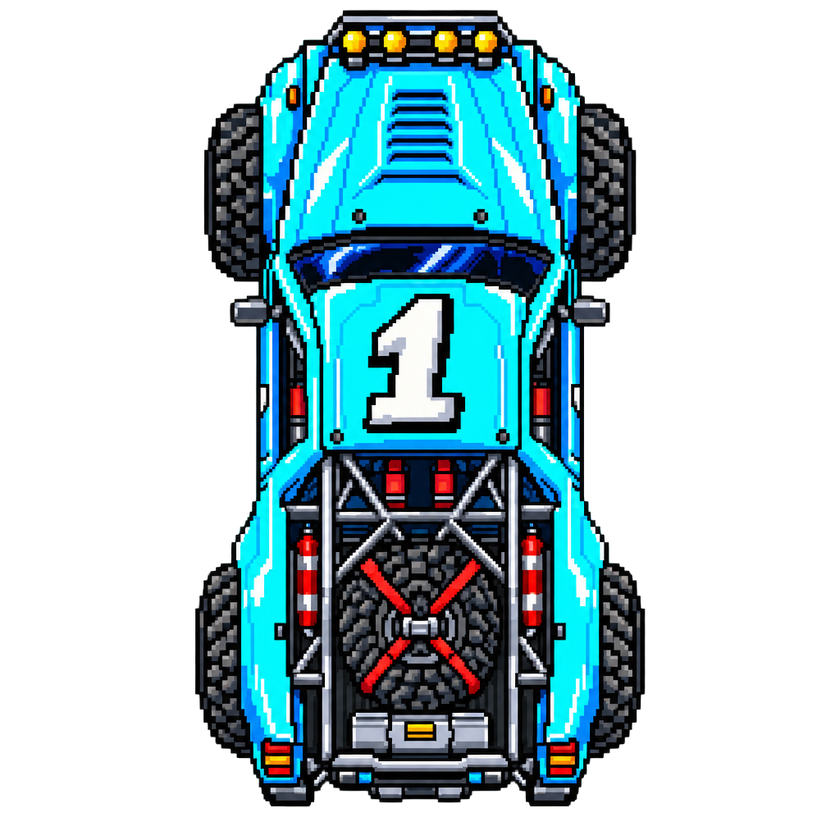
#> input picture assets/raw/trucks/truck-cyan-single.png, 840 x 840 px, shrunk from 1024 x 1024 before the run
$ python recolor.py
#> lines starting #> are read from the running program, lines starting #| are printed output that depends on the picture; after the words box and inside, x2 and y2 are one past the last pixel; in counts of white or black regions, pixels touching at a corner belong together
#!/usr/bin/env python3
"""Strip alpha halos from the generated truck PNGs and palette-swap the cyan truck into the other four colors.

Run from anywhere: python3 assets/raw/trucks/recolor.py
Only cyan-dominant pixels (hue within +-30 deg of #2EE6FF, saturation > 0.3) are shifted;
black outlines, greys, tyres, white number, yellow lights and red details are untouched.
"""
import colorsys
from pathlib import Path

import numpy as np
from PIL import Image

HERE = Path(__file__).parent
CYAN = "#2EE6FF"
TARGETS = {"pink": "#FF4FA3", "lime": "#9CFF2E", "orange": "#FF9A2E", "violet": "#B45CFF"}
HALO_ALPHA = 32  # anything fainter than this is API edge fuzz, not sprite


def hsv(hexcolor):
    r, g, b = (int(hexcolor[i:i + 2], 16) / 255 for i in (1, 3, 5))
    return colorsys.rgb_to_hsv(r, g, b)


def strip_halo(path):
    a = np.array(Image.open(path).convert("RGBA"))
#> a is the input picture: shape (840, 840, 4); mean R, G, B, A 19.9, 48.9, 54.5, 104.7
    a[a[..., 3] < HALO_ALPHA] = 0
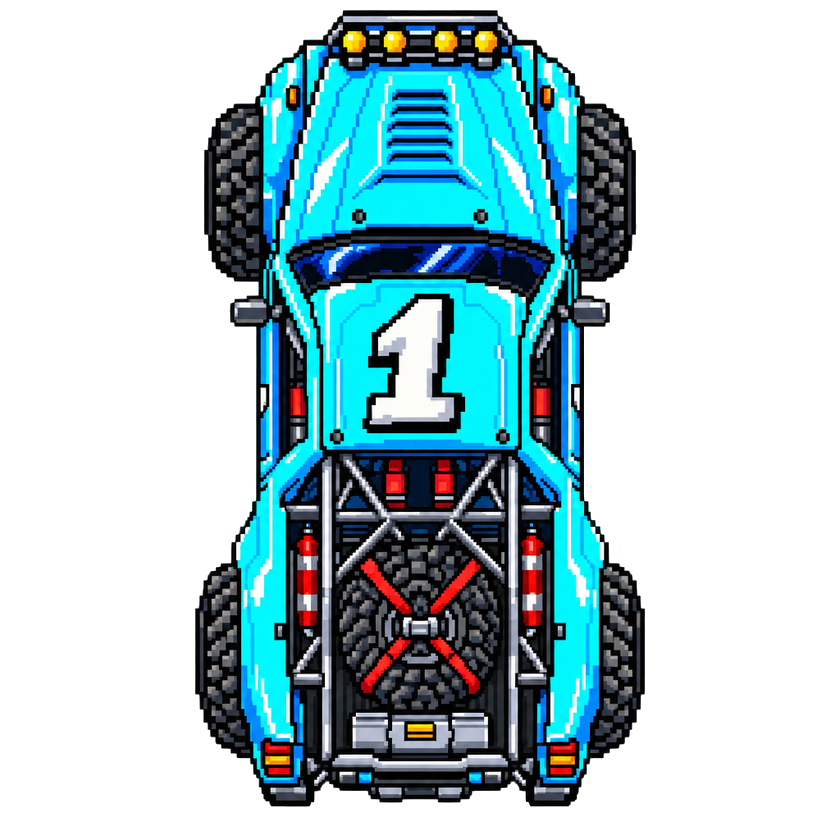
#> a: shape (840, 840, 4); 0.54% of pixels changed, all inside (x1, y1, x2, y2) = (193, 7, 648, 809); transparent parts drawn white
#> pass 2 of the loop `for p in HERE.glob("*.png"):`:
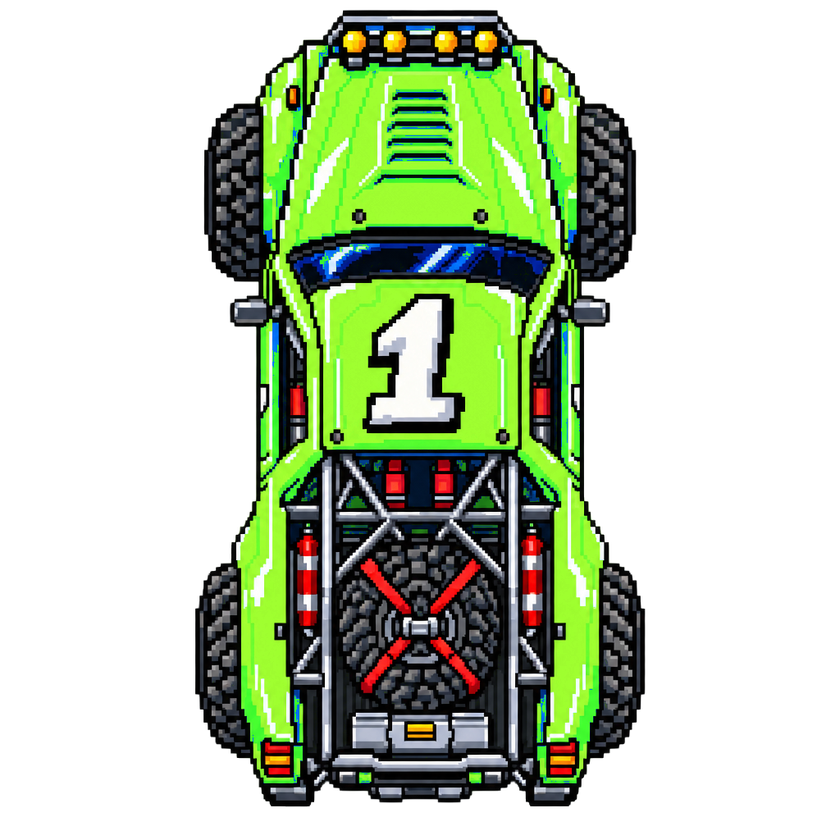
#> input picture assets/raw/trucks/truck-lime-single.png, 840 x 840 px, shrunk from 1024 x 1024 before the run
#> in strip_halo, a is the input picture: shape (840, 840, 4); mean R, G, B, A 38.6, 52.8, 26.8, 104.7
#> in strip_halo (call 2), `a[a[..., 3] < HALO_ALPHA] = 0`:
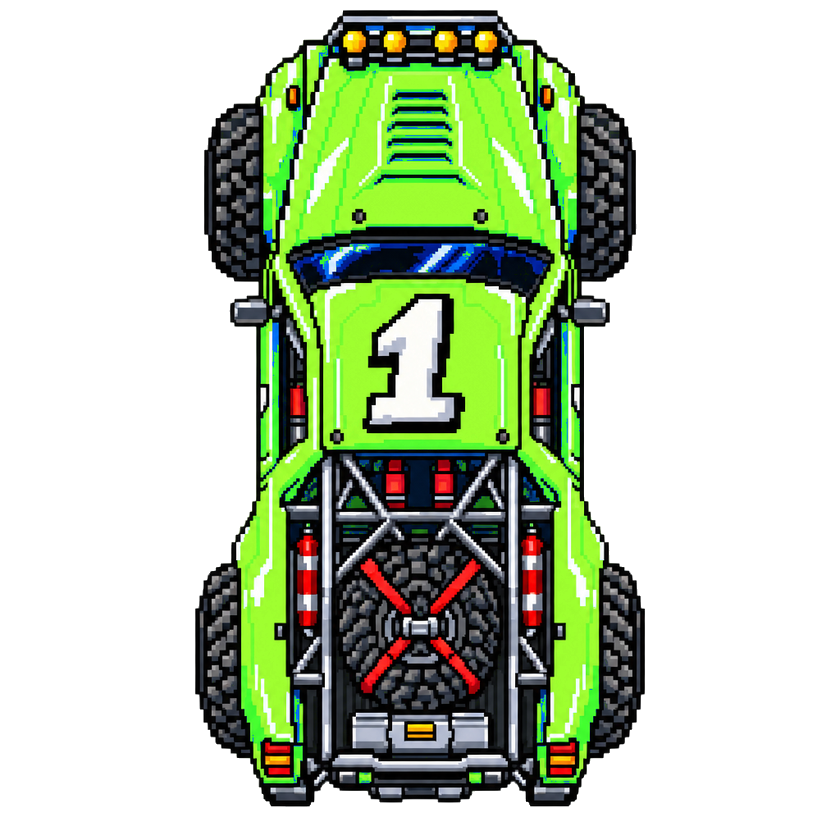
#> a: shape (840, 840, 4); 0.54% of pixels changed, all inside (x1, y1, x2, y2) = (193, 7, 648, 809); transparent parts drawn white
#> pass 3 of the loop `for p in HERE.glob("*.png"):`:
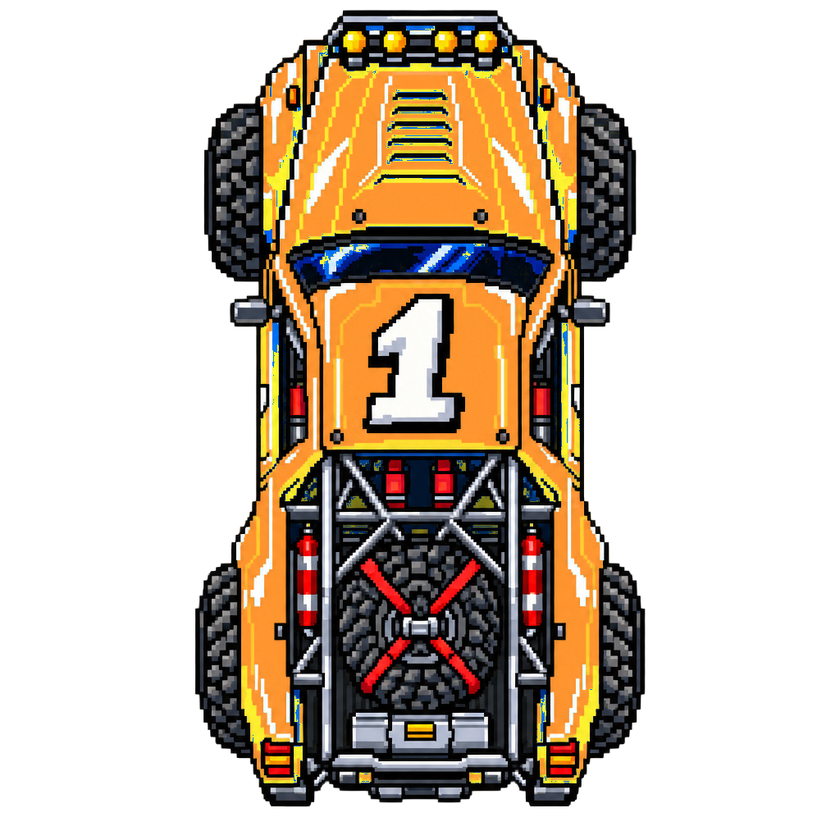
#> input picture assets/raw/trucks/truck-orange-single.png, 840 x 840 px, shrunk from 1024 x 1024 before the run
#> in strip_halo, a is the input picture: shape (840, 840, 4); mean R, G, B, A 53.9, 41.2, 26.8, 104.7
#> in strip_halo (call 3), `a[a[..., 3] < HALO_ALPHA] = 0`:
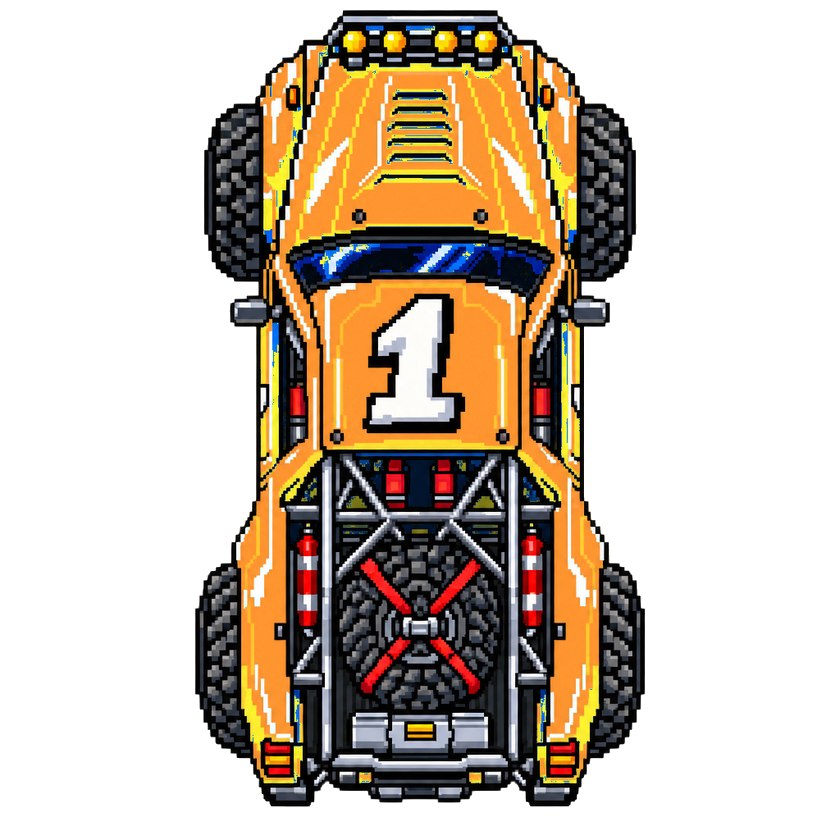
#> a: shape (840, 840, 4); 0.54% of pixels changed, all inside (x1, y1, x2, y2) = (193, 7, 648, 809); transparent parts drawn white
    Image.fromarray(a).save(path)


def dominant(rgba):
    """Most common opaque, saturated colour: the body paint."""
    px = rgba[(rgba[..., 3] > 200) & (rgba[..., :3].max(-1) - rgba[..., :3].min(-1) > 80)][:, :3]
    vals, counts = np.unique(px, axis=0, return_counts=True)
    return vals[counts.argmax()]


def recolor(src, dst, target):
#> called with target = '#FF4FA3'
    rgba = np.array(Image.open(src).convert("RGBA"))
    h, s, v = np.moveaxis(np.array(Image.fromarray(rgba[..., :3]).convert("HSV")), -1, 0)
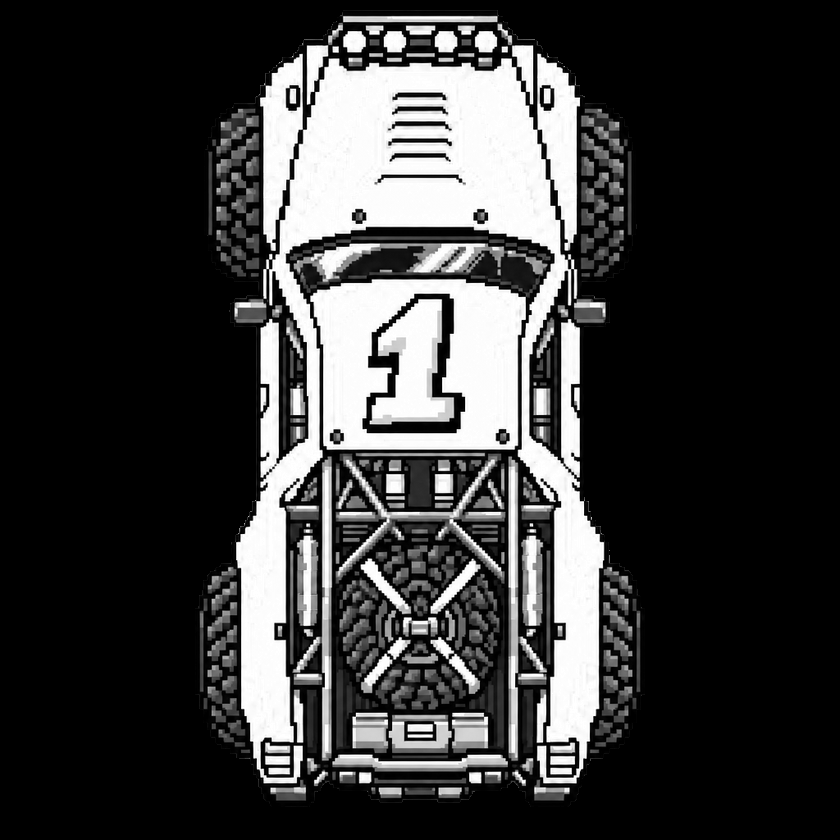
#> v: shape (840, 840); min 0, max 255, mean 57.3
    # scale relative to the paint the model actually used, not the nominal cyan, so the swap lands on target
    ch, cs, cv = colorsys.rgb_to_hsv(*(dominant(rgba) / 255))
#> ch = 0.504; cs = 0.996; cv = 0.992
    th, ts, tv = hsv(target)
    dh = ((h.astype(int) - ch * 255 + 128) % 256) - 128  # hue distance in Pillow's 0..255 hue units
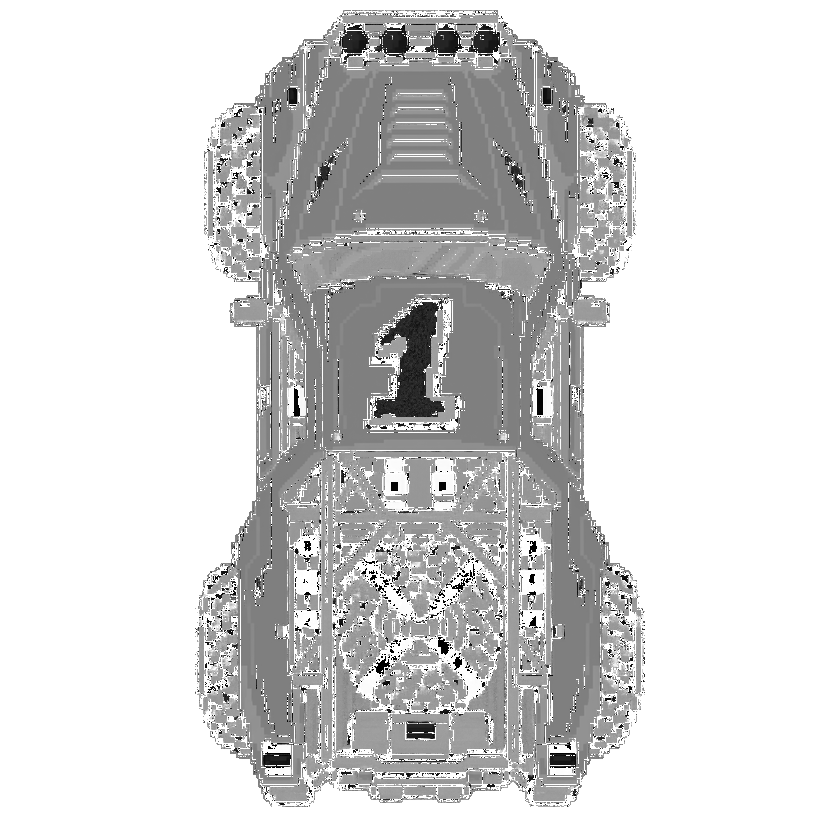
#> dh: shape (840, 840) float64; min -127.5, max 127.5, mean 85.9; drawn with min black and max white
    mask = (np.abs(dh) <= 30 / 360 * 255) & (s > 0.3 * 255)
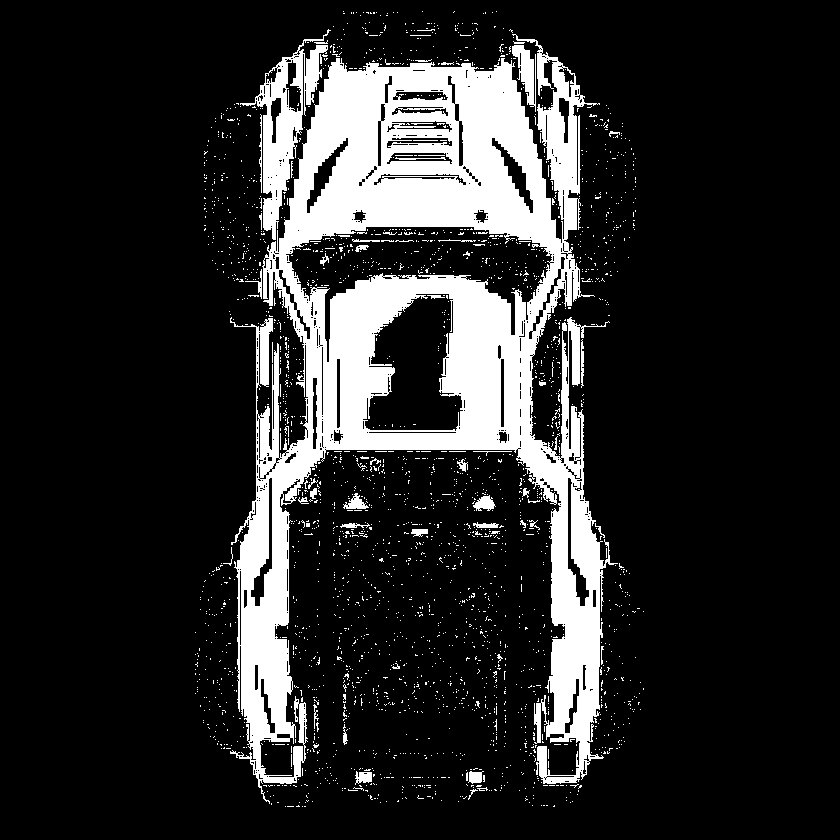
#> mask: shape (840, 840) bool; 16.4% white; 2534 white regions (2476 under 20 px), largest, box (x1, y1, x2, y2) and area: (230, 34, 618, 804) 101342, (240, 29, 331, 240) 5119, (512, 45, 536, 112) 774
    h = np.where(mask, (h + (th - ch) * 255) % 256, h).astype(np.uint8)
    s = np.where(mask, np.clip(s * ts / cs, 0, 255), s).astype(np.uint8)
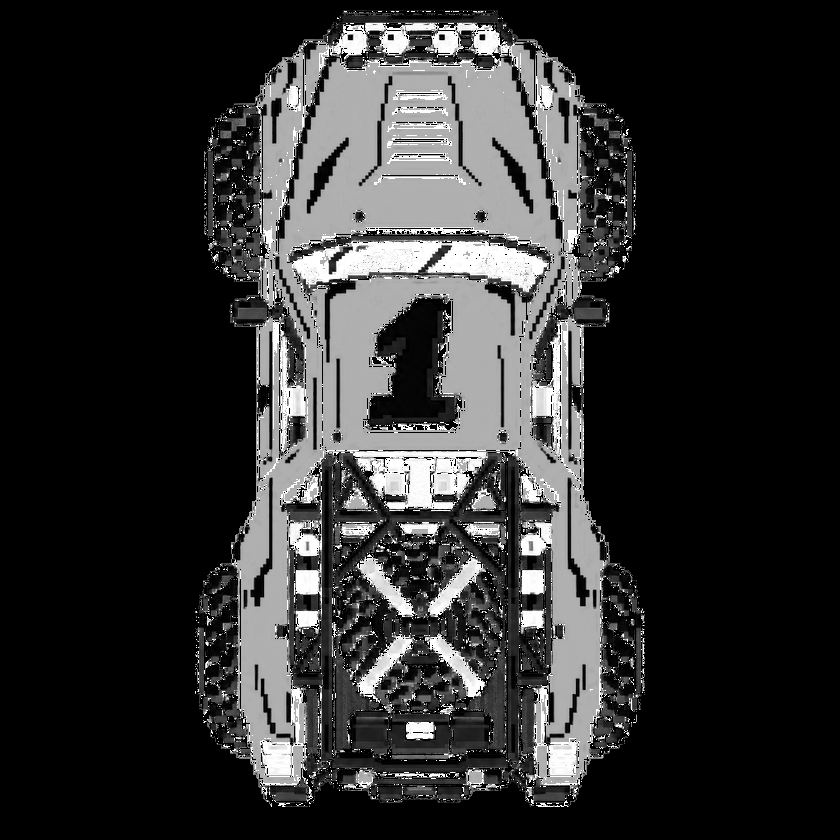
#> s: shape (840, 840); min 0, max 255, mean 48
    v = np.where(mask, np.clip(v * tv / cv, 0, 255), v).astype(np.uint8)
    out = np.array(Image.fromarray(np.stack([h, s, v], -1), "HSV").convert("RGB"))
    rgba[..., :3] = out
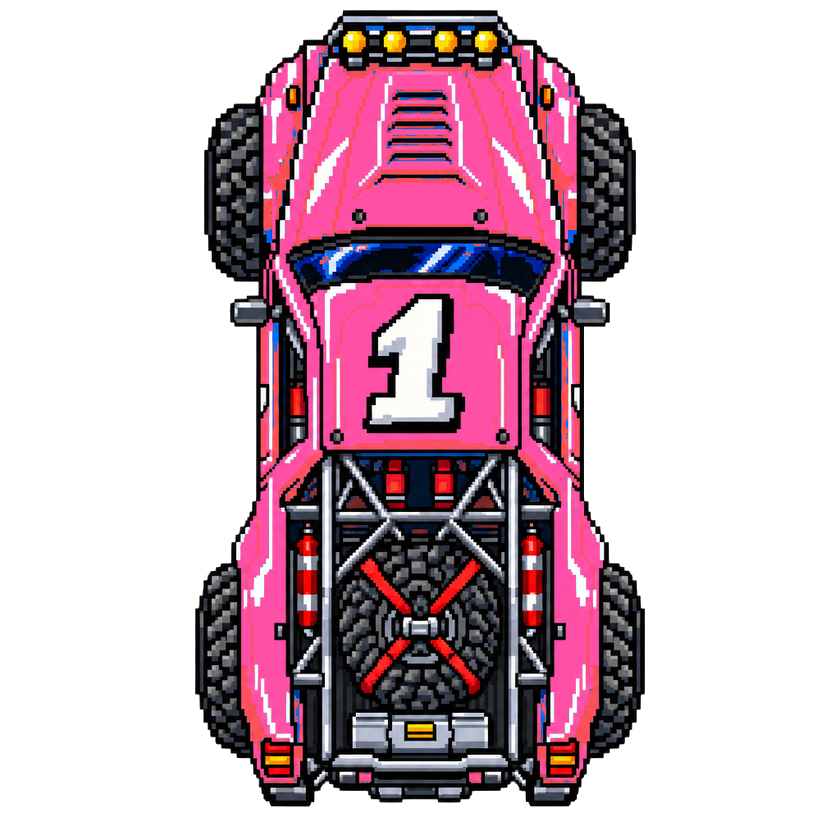
#> rgba: shape (840, 840, 4); mean R, G, B, A 53.7, 29.4, 40.5, 104.7; transparent parts drawn white
    Image.fromarray(rgba).save(dst)
    return mask.sum()


if __name__ == "__main__":
    for p in HERE.glob("*.png"):
        strip_halo(p)
    src = HERE / "truck-cyan-single.png"
    for name, hexcolor in TARGETS.items():
        dst = HERE / f"truck-{name}-single.png"
        n = recolor(src, dst, hexcolor)
#> n = 115809
        # self-check: the most common saturated opaque colour must land near the target
        top = dominant(np.array(Image.open(dst)))
#> top = [255, 79, 166]
        want = np.array([int(hexcolor[i:i + 2], 16) for i in (1, 3, 5)])
        assert np.abs(top.astype(int) - want).max() < 24, (name, top, want)
        print(f"{dst.name}: {n} px swapped, dominant {tuple(top)} vs target {tuple(want)}")
#| truck-pink-single.png: 115809 px swapped, dominant (255, 79, 166) vs target (255, 79, 163)
#> pass 2 of the loop `for name, hexcolor in TARGETS.items():`:
#> in recolor (call 2), `out = np.array(Image.fromarray(np.stack([h, s, v], -1), "HSV").convert..`:
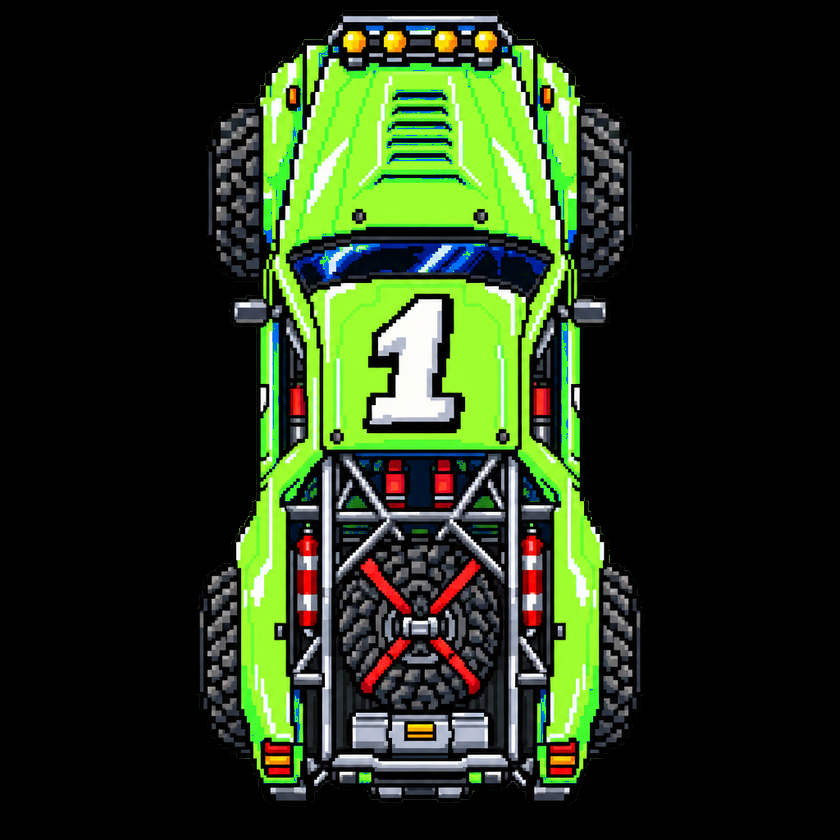
#> out: shape (840, 840, 3); mean of channels 0, 1, 2 38.5, 52.7, 26.7; drawn as R, G, B
#> top = [159, 255, 46]
#| truck-lime-single.png: 115809 px swapped, dominant (159, 255, 46) vs target (156, 255, 46)
#> pass 3 of the loop `for name, hexcolor in TARGETS.items():`:
#> in recolor (call 3), `out = np.array(Image.fromarray(np.stack([h, s, v], -1), "HSV").convert..`:
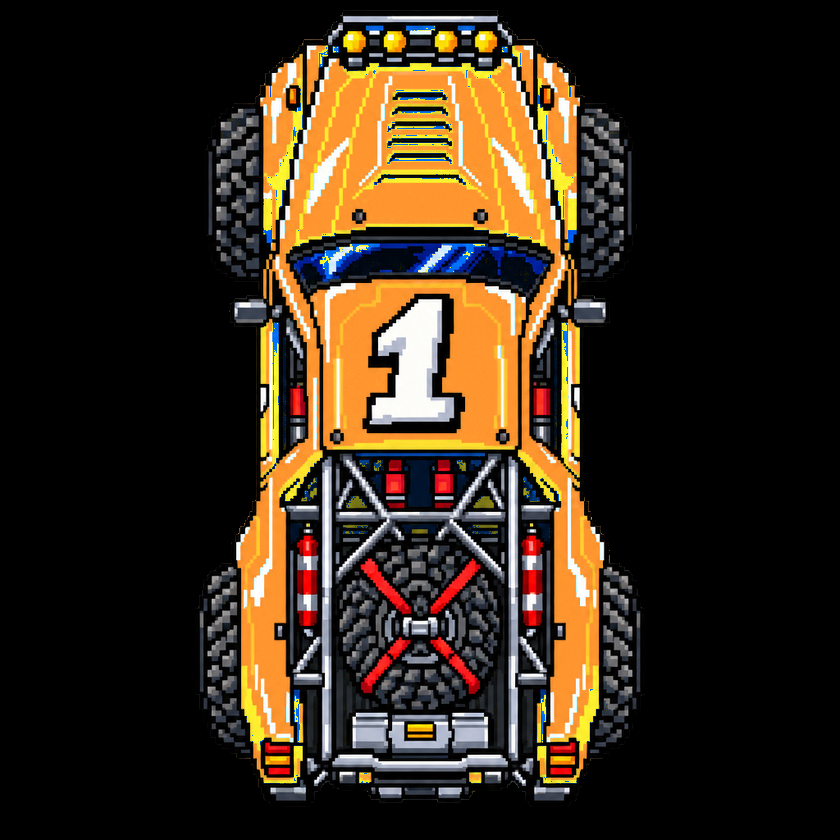
#> out: shape (840, 840, 3); mean of channels 0, 1, 2 53.7, 41.2, 26.7; drawn as R, G, B
#> top = [255, 149, 46]
#| truck-orange-single.png: 115809 px swapped, dominant (255, 149, 46) vs target (255, 154, 46)
#> the loop made 4 passes; the first 3 are shown
